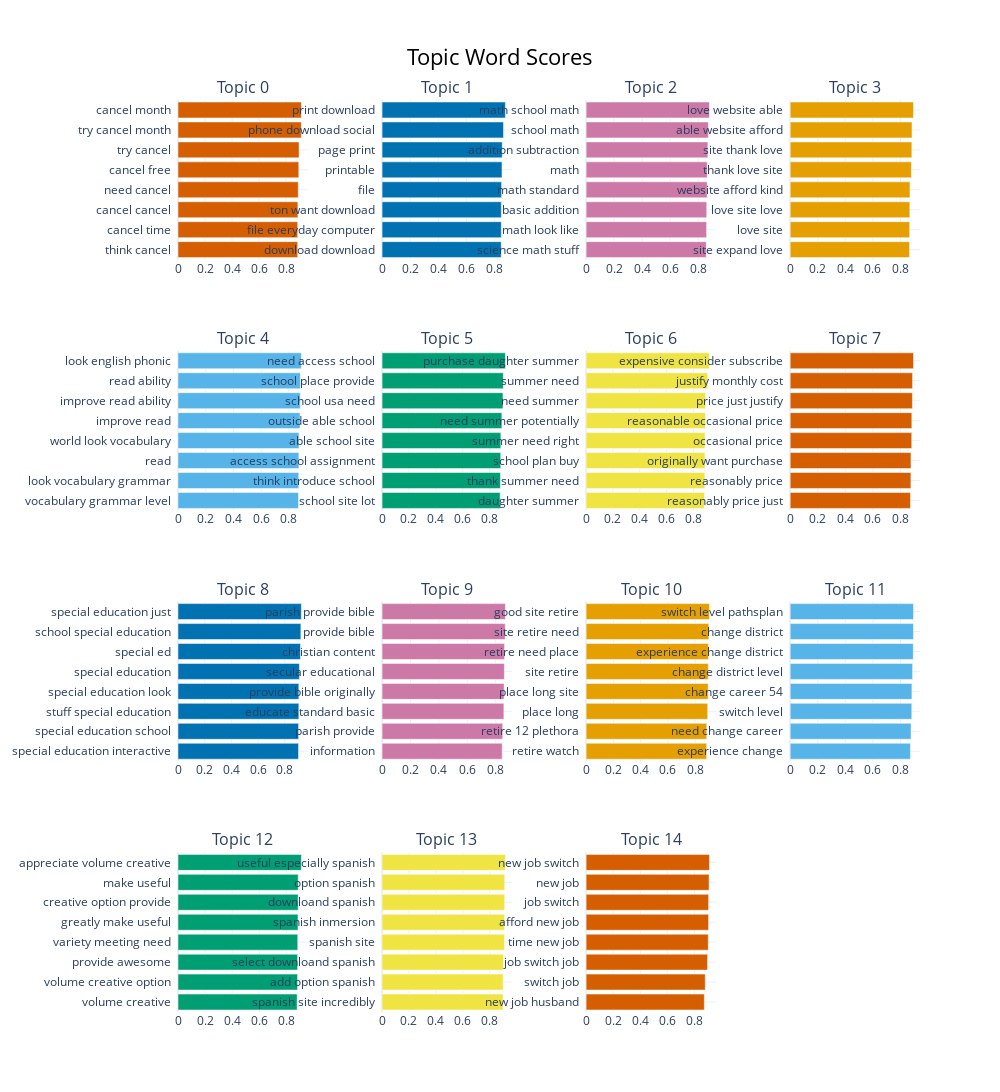

Source (notebook cell):
### Code cell
topic_model.visualize_barchart(
    top_n_topics=20,
    n_words=8,
    autoscale=False,
    width=250,
    height=400
)

### Figure 1 — Plotly figure (JSON) as saved in the notebook; plotly's stock layout.template omitted (floating-point values rounded to 4 significant figures)
{"data": [{"marker": {"color": "#D55E00"}, "orientation": "h", "type": "bar", "x": [0.8863, 0.8863, 0.8877, 0.8903, 0.8943, 0.8964, 0.9131, 0.9133], "xaxis": "x", "y": ["think cancel  ", "cancel time  ", "cancel cancel  ", "need cancel  ", "cancel free  ", "try cancel  ", "try cancel month  ", "cancel month  "], "yaxis": "y"}, {"marker": {"color": "#0072B2"}, "orientation": "h", "type": "bar", "x": [0.8461, 0.8466, 0.8468, 0.8487, 0.8516, 0.8533, 0.8624, 0.8759], "xaxis": "x2", "y": ["download download  ", "file everyday computer  ", "ton want download  ", "file  ", "printable  ", "page print  ", "phone download social  ", "print download  "], "yaxis": "y2"}, {"marker": {"color": "#CC79A7"}, "orientation": "h", "type": "bar", "x": [0.8568, 0.8592, 0.86, 0.8632, 0.8636, 0.8682, 0.8717, 0.8796], "xaxis": "x3", "y": ["science math stuff  ", "math look like  ", "basic addition  ", "math standard  ", "math  ", "addition subtraction  ", "school math  ", "math school math  "], "yaxis": "y3"}, {"marker": {"color": "#E69F00"}, "orientation": "h", "type": "bar", "x": [0.8652, 0.8665, 0.8674, 0.8684, 0.8788, 0.8821, 0.8833, 0.8941], "xaxis": "x4", "y": ["site expand love  ", "love site  ", "love site love  ", "website afford kind  ", "thank love site  ", "site thank love  ", "able website afford  ", "love website able  "], "yaxis": "y4"}, {"marker": {"color": "#56B4E9"}, "orientation": "h", "type": "bar", "x": [0.8688, 0.8707, 0.8715, 0.8725, 0.8797, 0.8817, 0.8823, 0.8896], "xaxis": "x5", "y": ["vocabulary grammar level  ", "look vocabulary grammar  ", "read  ", "world look vocabulary  ", "improve read  ", "improve read ability  ", "read ability  ", "look english phonic  "], "yaxis": "y5"}, {"marker": {"color": "#009E73"}, "orientation": "h", "type": "bar", "x": [0.8779, 0.88, 0.882, 0.8829, 0.8904, 0.8987, 0.9012, 0.9168], "xaxis": "x6", "y": ["school site lot  ", "think introduce school  ", "access school assignment  ", "able school site  ", "outside able school  ", "school usa need  ", "school place provide  ", "need access school  "], "yaxis": "y6"}, {"marker": {"color": "#F0E442"}, "orientation": "h", "type": "bar", "x": [0.8814, 0.8838, 0.8851, 0.8854, 0.8886, 0.8897, 0.905, 0.9184], "xaxis": "x7", "y": ["daughter summer  ", "thank summer need  ", "school plan buy  ", "summer need right  ", "need summer potentially  ", "need summer  ", "summer need  ", "purchase daughter summer  "], "yaxis": "y7"}, {"marker": {"color": "#D55E00"}, "orientation": "h", "type": "bar", "x": [0.8726, 0.876, 0.8765, 0.8821, 0.8828, 0.8871, 0.888, 0.8949], "xaxis": "x8", "y": ["reasonably price just  ", "reasonably price  ", "originally want purchase  ", "occasional price  ", "reasonable occasional price  ", "price just justify  ", "justify monthly cost  ", "expensive consider subscribe  "], "yaxis": "y8"}, {"marker": {"color": "#0072B2"}, "orientation": "h", "type": "bar", "x": [0.9033, 0.9037, 0.9055, 0.9055, 0.9097, 0.9174, 0.9207, 0.9244], "xaxis": "x9", "y": ["special education interactive  ", "special education school  ", "stuff special education  ", "special education look  ", "special education  ", "special ed  ", "school special education  ", "special education just  "], "yaxis": "y9"}, {"marker": {"color": "#CC79A7"}, "orientation": "h", "type": "bar", "x": [0.8462, 0.8498, 0.858, 0.8594, 0.8617, 0.8627, 0.8675, 0.8687], "xaxis": "x10", "y": ["information  ", "parish provide  ", "educate standard basic  ", "provide bible originally  ", "secular educational  ", "christian content  ", "provide bible  ", "parish provide bible  "], "yaxis": "y10"}, {"marker": {"color": "#E69F00"}, "orientation": "h", "type": "bar", "x": [0.8839, 0.8846, 0.8917, 0.8949, 0.8959, 0.8971, 0.9001, 0.9045], "xaxis": "x11", "y": ["retire watch  ", "retire 12 plethora  ", "place long  ", "place long site  ", "site retire  ", "retire need place  ", "site retire need  ", "good site retire  "], "yaxis": "y11"}, {"marker": {"color": "#56B4E9"}, "orientation": "h", "type": "bar", "x": [0.8726, 0.877, 0.8823, 0.8833, 0.8881, 0.8933, 0.8944, 0.8948], "xaxis": "x12", "y": ["experience change  ", "need change career  ", "switch level  ", "change career 54  ", "change district level  ", "experience change district  ", "change district  ", "switch level pathsplan  "], "yaxis": "y12"}, {"marker": {"color": "#009E73"}, "orientation": "h", "type": "bar", "x": [0.8799, 0.8829, 0.8832, 0.8844, 0.886, 0.8871, 0.8878, 0.9108], "xaxis": "x13", "y": ["volume creative  ", "volume creative option  ", "provide awesome  ", "variety meeting need  ", "greatly make useful  ", "creative option provide  ", "make useful  ", "appreciate volume creative  "], "yaxis": "y13"}, {"marker": {"color": "#F0E442"}, "orientation": "h", "type": "bar", "x": [0.8983, 0.8992, 0.9019, 0.9095, 0.9097, 0.9103, 0.9105, 0.9158], "xaxis": "x14", "y": ["spanish site incredibly  ", "add option spanish  ", "select downloand spanish  ", "spanish site  ", "spanish inmersion  ", "downloand spanish  ", "option spanish  ", "useful especially spanish  "], "yaxis": "y14"}, {"marker": {"color": "#D55E00"}, "orientation": "h", "type": "bar", "x": [0.8732, 0.8799, 0.8969, 0.9021, 0.9044, 0.9045, 0.908, 0.9109], "xaxis": "x15", "y": ["new job husband  ", "switch job  ", "job switch job  ", "time new job  ", "afford new job  ", "job switch  ", "new job  ", "new job switch  "], "yaxis": "y15"}], "layout": {"annotations": [{"font": {"size": 16}, "showarrow": false, "text": "Topic 0", "x": 0.0875, "xanchor": "center", "xref": "paper", "y": 1, "yanchor": "bottom", "yref": "paper"}, {"font": {"size": 16}, "showarrow": false, "text": "Topic 1", "x": 0.3625, "xanchor": "center", "xref": "paper", "y": 1, "yanchor": "bottom", "yref": "paper"}, {"font": {"size": 16}, "showarrow": false, "text": "Topic 2", "x": 0.6375, "xanchor": "center", "xref": "paper", "y": 1, "yanchor": "bottom", "yref": "paper"}, {"font": {"size": 16}, "showarrow": false, "text": "Topic 3", "x": 0.9125, "xanchor": "center", "xref": "paper", "y": 1, "yanchor": "bottom", "yref": "paper"}, {"font": {"size": 16}, "showarrow": false, "text": "Topic 4", "x": 0.0875, "xanchor": "center", "xref": "paper", "y": 0.725, "yanchor": "bottom", "yref": "paper"}, {"font": {"size": 16}, "showarrow": false, "text": "Topic 5", "x": 0.3625, "xanchor": "center", "xref": "paper", "y": 0.725, "yanchor": "bottom", "yref": "paper"}, {"font": {"size": 16}, "showarrow": false, "text": "Topic 6", "x": 0.6375, "xanchor": "center", "xref": "paper", "y": 0.725, "yanchor": "bottom", "yref": "paper"}, {"font": {"size": 16}, "showarrow": false, "text": "Topic 7", "x": 0.9125, "xanchor": "center", "xref": "paper", "y": 0.725, "yanchor": "bottom", "yref": "paper"}, {"font": {"size": 16}, "showarrow": false, "text": "Topic 8", "x": 0.0875, "xanchor": "center", "xref": "paper", "y": 0.45, "yanchor": "bottom", "yref": "paper"}, {"font": {"size": 16}, "showarrow": false, "text": "Topic 9", "x": 0.3625, "xanchor": "center", "xref": "paper", "y": 0.45, "yanchor": "bottom", "yref": "paper"}, {"font": {"size": 16}, "showarrow": false, "text": "Topic 10", "x": 0.6375, "xanchor": "center", "xref": "paper", "y": 0.45, "yanchor": "bottom", "yref": "paper"}, {"font": {"size": 16}, "showarrow": false, "text": "Topic 11", "x": 0.9125, "xanchor": "center", "xref": "paper", "y": 0.45, "yanchor": "bottom", "yref": "paper"}, {"font": {"size": 16}, "showarrow": false, "text": "Topic 12", "x": 0.0875, "xanchor": "center", "xref": "paper", "y": 0.175, "yanchor": "bottom", "yref": "paper"}, {"font": {"size": 16}, "showarrow": false, "text": "Topic 13", "x": 0.3625, "xanchor": "center", "xref": "paper", "y": 0.175, "yanchor": "bottom", "yref": "paper"}, {"font": {"size": 16}, "showarrow": false, "text": "Topic 14", "x": 0.6375, "xanchor": "center", "xref": "paper", "y": 0.175, "yanchor": "bottom", "yref": "paper"}], "height": 1600, "hoverlabel": {"bgcolor": "white", "font": {"family": "Rockwell", "size": 16}}, "showlegend": false, "title": {"font": {"color": "Black", "size": 22}, "text": "Topic Word Scores", "x": 0.5, "xanchor": "center", "yanchor": "top"}, "width": 1000, "xaxis": {"anchor": "y", "domain": [0, 0.175], "showgrid": true}, "xaxis10": {"anchor": "y10", "domain": [0.275, 0.45], "showgrid": true}, "xaxis11": {"anchor": "y11", "domain": [0.55, 0.725], "showgrid": true}, "xaxis12": {"anchor": "y12", "domain": [0.825, 1], "showgrid": true}, "xaxis13": {"anchor": "y13", "domain": [0, 0.175], "showgrid": true}, "xaxis14": {"anchor": "y14", "domain": [0.275, 0.45], "showgrid": true}, "xaxis15": {"anchor": "y15", "domain": [0.55, 0.725], "showgrid": true}, "xaxis16": {"anchor": "y16", "domain": [0.825, 1], "showgrid": true}, "xaxis2": {"anchor": "y2", "domain": [0.275, 0.45], "showgrid": true}, "xaxis3": {"anchor": "y3", "domain": [0.55, 0.725], "showgrid": true}, "xaxis4": {"anchor": "y4", "domain": [0.825, 1], "showgrid": true}, "xaxis5": {"anchor": "y5", "domain": [0, 0.175], "showgrid": true}, "xaxis6": {"anchor": "y6", "domain": [0.275, 0.45], "showgrid": true}, "xaxis7": {"anchor": "y7", "domain": [0.55, 0.725], "showgrid": true}, "xaxis8": {"anchor": "y8", "domain": [0.825, 1], "showgrid": true}, "xaxis9": {"anchor": "y9", "domain": [0, 0.175], "showgrid": true}, "yaxis": {"anchor": "x", "domain": [0.825, 1], "showgrid": true}, "yaxis10": {"anchor": "x10", "domain": [0.275, 0.45], "showgrid": true}, "yaxis11": {"anchor": "x11", "domain": [0.275, 0.45], "showgrid": true}, "yaxis12": {"anchor": "x12", "domain": [0.275, 0.45], "showgrid": true}, "yaxis13": {"anchor": "x13", "domain": [0, 0.175], "showgrid": true}, "yaxis14": {"anchor": "x14", "domain": [0, 0.175], "showgrid": true}, "yaxis15": {"anchor": "x15", "domain": [0, 0.175], "showgrid": true}, "yaxis16": {"anchor": "x16", "domain": [0, 0.175], "showgrid": true}, "yaxis2": {"anchor": "x2", "domain": [0.825, 1], "showgrid": true}, "yaxis3": {"anchor": "x3", "domain": [0.825, 1], "showgrid": true}, "yaxis4": {"anchor": "x4", "domain": [0.825, 1], "showgrid": true}, "yaxis5": {"anchor": "x5", "domain": [0.55, 0.725], "showgrid": true}, "yaxis6": {"anchor": "x6", "domain": [0.55, 0.725], "showgrid": true}, "yaxis7": {"anchor": "x7", "domain": [0.55, 0.725], "showgrid": true}, "yaxis8": {"anchor": "x8", "domain": [0.55, 0.725], "showgrid": true}, "yaxis9": {"anchor": "x9", "domain": [0.275, 0.45], "showgrid": true}}}
